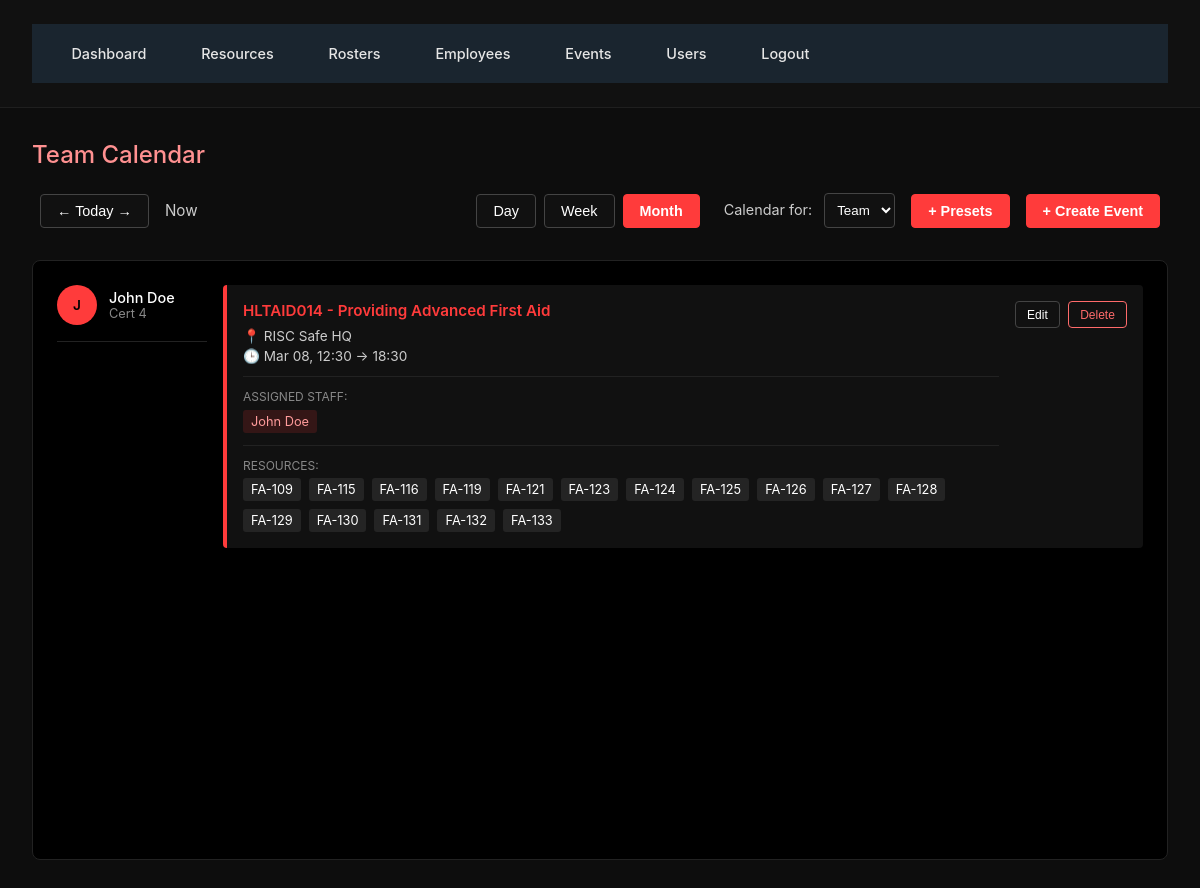
The app's page /events (signed in) with its own data.
### Database.py (models this page shows)
class Employee(db.Model):
    id = db.Column(db.Integer, primary_key=True)
    name = db.Column(db.String(120), nullable=False)
    age = db.Column(db.Integer)
    experience_years = db.Column(db.Integer)
    level_of_training = db.Column(db.String(120))
    training_status = db.Column(db.String(120))
    qualifications = db.relationship('Qualification', backref='employee', cascade='all, delete-orphan')

class Event(db.Model):
    id = db.Column(db.Integer, primary_key=True)
    title = db.Column(db.String(200))
    location = db.Column(db.String(200))
    start_time = db.Column(db.DateTime)
    end_time = db.Column(db.DateTime)
    setup_minutes = db.Column(db.Integer, default=0)
    packup_minutes = db.Column(db.Integer, default=0)
    employees = db.relationship("Employee", secondary=event_employee, cascade="all, delete", passive_deletes=True)
    resources = db.relationship("Resource", secondary=event_resource, cascade="all, delete", passive_deletes=True)

class Resource(db.Model):
    id = db.Column(db.Integer, primary_key=True)
    item_code = db.Column(db.String(120), unique=True, nullable=False)
    category = db.Column(db.String(120), nullable=False)
    type = db.Column(db.String(120), nullable=False)
    description = db.Column(db.String(255))
    qty = db.Column(db.Integer, default=1)
    asset_number = db.Column(db.String(120))
    dom = db.Column(db.Date)  # Date of Manufacture
    lifespan_years = db.Column(db.Integer)

### app.py (the view)
    @app.route('/events')
    @login_required
    def events():
        qualifications = QualificationType.query.all()
        return render_template('events.html',
                               events=Event.query.all(),
                               employees=Employee.query.all(),
                               resources=Resource.query.all(),
                               presets=ResourcePreset.query.all(),
                               qualifications=qualifications)

### Templates/events.html (shortened to what this page needs)
{% extends "base.html" %}
{% block content %}
<div class="page-header">
  <h2 class="page-title">Team Calendar</h2>
</div>
<div style="display: flex; justify-content: space-between; align-items: center; margin-bottom: 2rem; padding: 0 0.5rem;">
  <div style="display: flex; gap: 1rem; align-items: center;">
    <button class="btn btn-secondary" style="padding: 0.5rem 1rem; font-size: 0.9rem; background:#111; border:1px solid #444; color:#fff;">← Today →</button>
    <span style="color: #ccc; font-size: 0.95rem;">{{ 'Now' }}</span>
  </div>
  <div style="display: flex; gap: 0.5rem; align-items:center;">
    <button class="btn btn-secondary" style="padding: 0.5rem 1rem; background:#111; border:1px solid #444; color:#fff;">Day</button>
    <button class="btn btn-secondary" style="padding: 0.5rem 1rem; background:#111; border:1px solid #444; color:#fff;">Week</button>
    <button class="btn btn-primary" style="padding: 0.5rem 1rem; background:#ff3b3b; border:1px solid #ff3b3b; color:#fff;">Month</button>
    <span style="color: #ccc; font-size: 0.9rem; margin-left: 1rem;">Calendar for:
      <select style="background: #111; border: 1px solid #444; color: #fff; padding: 0.5rem; border-radius: 4px; margin-left: 0.5rem;">
        <option>Team</option>
      </select>
    </span>
    {% if current_user.is_admin %}
    <button id="createPresetBtn" class="btn btn-primary" style="padding: 0.5rem 1rem; margin-left: 0.5rem; background:#ff3b3b; border:1px solid #ff3b3b; color:#fff;">+ Presets</button>
    <button id="createEventBtn" class="btn btn-primary" style="padding: 0.5rem 1rem; margin-left: 0.5rem; background:#ff3b3b; border:1px solid #ff3b3b; color:#fff;">+ Create Event</button>
    {% endif %}
  </div>
</div>
<div class="table-wrapper" style="padding: 1.5rem; min-height: 600px; background:#000; border-radius:8px; border:1px solid #222;">
  <div style="display: grid; grid-template-columns: 150px 1fr; gap: 1rem;">
    <div>
      {% for emp in employees %}
      <div style="display: flex; align-items: center; margin-bottom: 1.5rem; padding-bottom: 1rem; border-bottom: 1px solid #222;">
        <div style="width: 40px; height: 40px; border-radius: 50%; background: #ff3b3b; display: flex; align-items: center; justify-content: center; color: #000; font-weight: 600; font-size: 0.85rem; margin-right: 0.75rem;">{{ emp.name[:1] }}</div>
        <div>
          <div style="font-weight: 500; color: #fff; font-size: 0.9rem;">{{ emp.name }}</div>
          <div style="color: #888; font-size: 0.8rem;">{{ emp.level_of_training or 'Staff' }}</div>
        </div>
      </div>
      {% endfor %}
    </div>
    <div>
      {% for e in events %}
      <div style="background: #111; border-left: 4px solid #ff3b3b; padding: 1rem; margin-bottom: 1rem; border-radius: 4px; cursor: pointer; transition: all 0.2s;"
           onmouseover="this.style.background='#181818'" onmouseout="this.style.background='#111'">
        <div style="display: flex; justify-content: space-between; align-items: flex-start;">
          <div style="flex: 1;">
            <div style="font-weight: 600; color: #ff3b3b; font-size: 0.95rem;">{{ e.title }}</div>
            <div style="color: #ccc; font-size: 0.85rem; margin-top: 0.5rem;">
              📍 {{ e.location }}
            </div>
            <div style="color: #ccc; font-size: 0.85rem; margin-top: 0.25rem;">
              🕒 {{ e.start_time.strftime('%b %d, %H:%M') if e.start_time else 'N/A' }} → {{ e.end_time.strftime('%H:%M') if e.end_time else 'N/A' }}
            </div>
            {% if e.employees %}
            <div style="margin-top: 0.75rem; padding-top: 0.75rem; border-top: 1px solid #222;">
              <div style="color: #888; font-size: 0.75rem; text-transform: uppercase; margin-bottom: 0.35rem;">Assigned Staff:</div>
              <div style="display: flex; flex-wrap: wrap; gap: 0.5rem;">
                {% for emp in e.employees %}
                <span style="background: rgba(255,59,59,0.15); color: #ff9b9b; padding: 0.25rem 0.5rem; border-radius: 3px; font-size: 0.8rem;">{{ emp.name }}</span>
                {% endfor %}
              </div>
            </div>
            {% endif %}
            {% if e.resources %}
            <div style="margin-top: 0.75rem; padding-top: 0.75rem; border-top: 1px solid #222;">
              <div style="color: #888; font-size: 0.75rem; text-transform: uppercase; margin-bottom: 0.35rem;">Resources:</div>
              <div style="display: flex; flex-wrap: wrap; gap: 0.5rem;">
                {% for res in e.resources %}
                <span style="background: rgba(255,255,255,0.08); color: #fff; padding: 0.25rem 0.5rem; border-radius: 3px; font-size: 0.8rem;">{{ res.item_code }}</span>
                {% endfor %}
              </div>
            </div>
            {% endif %}
          </div>
          {% if current_user.is_admin %}
          <div style="display: flex; gap: 0.5rem; margin-left: 1rem;">
            <button type="button"
                    class="btn btn-secondary"
                    style="padding: 0.35rem 0.7rem; font-size: 0.75rem; white-space: nowrap; background:#111; border:1px solid #444; color:#fff;"
                    onclick="openEditEventModal('{{ e.id }}')">
              Edit
            </button>
            <button type="button"
                    class="btn btn-secondary"
                    style="padding: 0.35rem 0.7rem; font-size: 0.75rem; color: #ff6b6b; border-color: #ff6b6b; background:#111; white-space: nowrap;"
                    onclick="confirmDeleteEvent('{{ e.id }}')">
              Delete
            </button>
          </div>
          {% endif %}
        </div>
      </div>
      {% else %}
      <div style="text-align: center; padding: 2rem; color: #888;">
        <p>No events scheduled for this period.</p>
      </div>
      {% endfor %}
    </div>
  </div>
</div>
{% endblock %}

### Static/Css/styles.css (style rules this page uses)
* { margin: 0; padding: 0; box-sizing: border-box; }
body { font-family: '72', 'SAP Sans', system-ui, sans-serif; background-color: #000000; color: #e0e0e0; }
.page-header .page-title { color: #ff9191; }
.page-header { display: flex; justify-content: space-between; align-items: center; margin-bottom: 1.5rem; }
.page-title { font-size: 1.5rem; font-weight: 500; color: #0dccff; }
.btn { padding: 0.65rem 1.25rem; border: none; border-radius: 4px; font-weight: 500; cursor: pointer; transition: all 0.2s; font-size: 0.9rem; }
.btn-primary { background: #000000; color: #ffffff; font-weight: 600; }
.btn-secondary { background: transparent; color: #ffffff; border: 1px solid #ff9f9f; }
.table-wrapper { background: #000000; border: 1px solid #000000; border-radius: 4px; overflow: hidden; }

### Templates/base.html (style rules this page uses)
body { background: #0d0d0d; color: #e6e6e6; font-family: "Inter", "Segoe UI", sans-serif; margin: 0; padding: 0; }

### records on screen
Employee: name "J", name "John Doe", level_of_training "Cert 4"
Event: title "HLTAID014 - Providing Advanced First Aid", location "RISC Safe HQ", start_time "Mar 08, 12:30", end_time "18:30"
Resource: item_code "FA-109"
Resource: item_code "FA-115"
Resource: item_code "FA-116"
Resource: item_code "FA-119"
Resource: item_code "FA-121"
Resource: item_code "FA-123"
Resource: item_code "FA-124"
Resource: item_code "FA-125"
Resource: item_code "FA-126"
Resource: item_code "FA-127"
Resource: item_code "FA-128"
Resource: item_code "FA-129"
Resource: item_code "FA-130"
Resource: item_code "FA-131"
Resource: item_code "FA-132"
Resource: item_code "FA-133"

### other values on screen
{{ 'Now' }} "Now"
